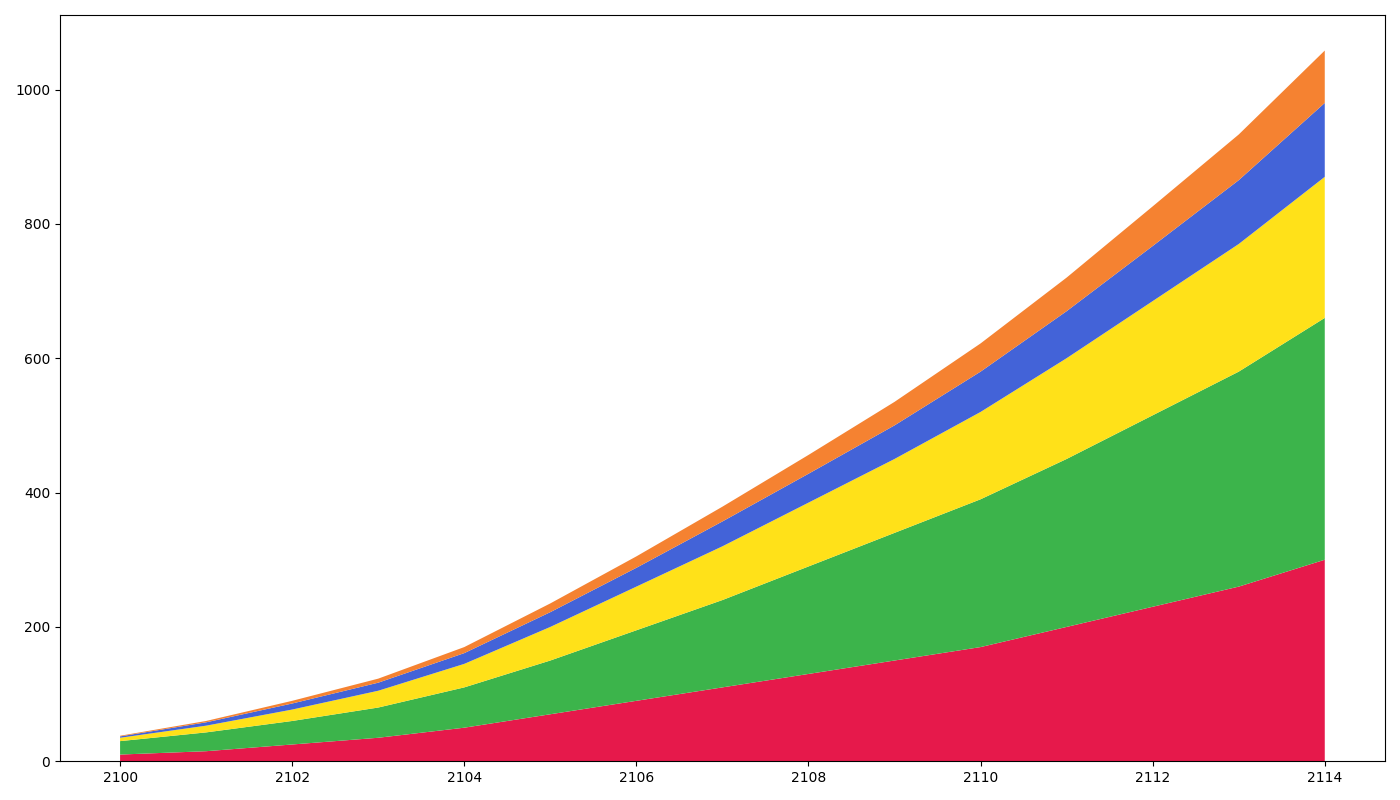

The Python source for this figure:
import matplotlib.pyplot as plt
import numpy as np

# Define the years for the x-axis
years = np.arange(2100, 2115)

# Energy production data (in terajoules, TJ) for different star types
red_dwarf = np.array([10, 15, 25, 35, 50, 70, 90, 110, 130, 150, 170, 200, 230, 260, 300])
yellow_dwarf = np.array([20, 28, 35, 45, 60, 80, 105, 130, 160, 190, 220, 250, 285, 320, 360])
blue_giant = np.array([5, 10, 17, 25, 35, 50, 65, 80, 95, 110, 130, 150, 170, 190, 210])
white_dwarf = np.array([2, 5, 9, 12, 16, 22, 28, 37, 43, 50, 60, 70, 82, 95, 110])
neutron_stars = np.array([1, 2, 4, 6, 9, 13, 17, 22, 28, 35, 42, 50, 59, 68, 78])

# Create the stacked area chart
fig, ax = plt.subplots(figsize=(14, 8))

# Stack the areas for each star type with new distinct colors
ax.stackplot(years, red_dwarf, yellow_dwarf, blue_giant, white_dwarf, neutron_stars,
             colors=['#e6194b', '#3cb44b', '#ffe119', '#4363d8', '#f58231'])

# Remove textual elements
# No title, xlabel, ylabel, or legend

# Show the plot
plt.tight_layout()
plt.show()
